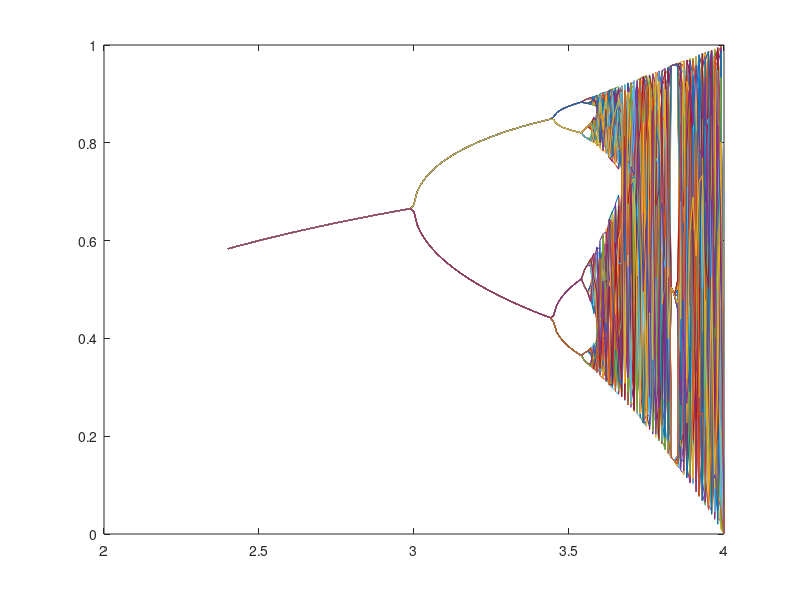

Source code (MATLAB):
%Inspired by code found at https://amath.colorado.edu/sites/default/files/2015/03/274176680/APPM2460Worksheet11.pdf

function bifurcationDiagram()

timeSteps = 1:1000;
rVals = 2.4:0.01:4; %R values
x = 0.5*ones(1,length(rVals)); %An x val for every R val
counter = 1;

%For each rVal, need to get end behavior of every x
for i= rVals
   %Get end behavior of each x - need to cut off beginning vals
   for j= timeSteps
        x(j+1, counter)=i*x(j, counter)*(1-x(j, counter));
   end
    counter = counter + 1;
   
end

truncate = 900;
x = x ( truncate :end ,:) ;
figure
plot ( rVals ,x)

end

